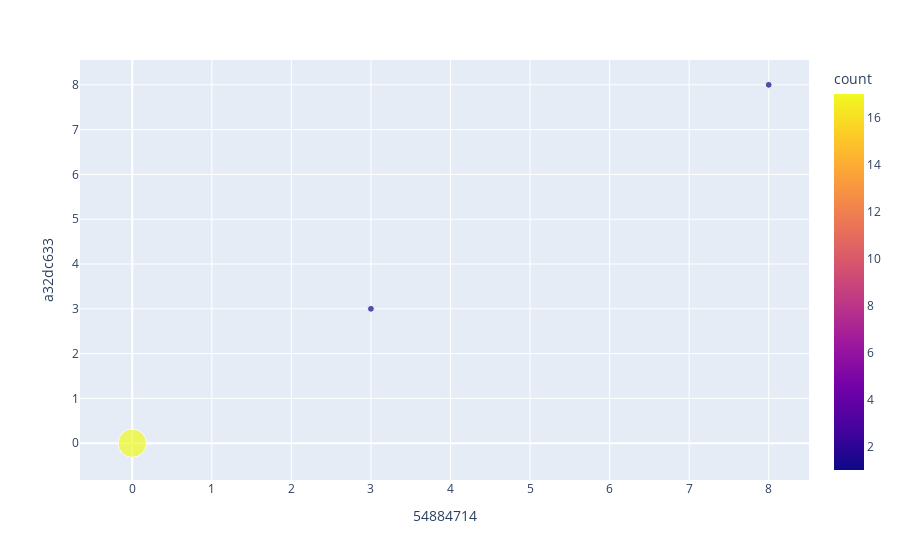

This figure's notebook cell:
### Code cell
xAxis = '54884714'
yAxis = 'a32dc633'
dfBroker19_3 = [df for df in dfList if df['name'] == 'abb-edge-19-broker-3'][0]
dfT1 = transposeData(dfBroker19_3['data'], '60T')
df1 = pd.DataFrame(dfT1, columns=[xAxis, yAxis])

df2 = df1.groupby([xAxis, yAxis]).size().reset_index(name='count')
display(df2)
fig = px.scatter(df2, x = xAxis, y = yAxis, size='count', color="count")
fig.show()

### Figure 1 — Plotly figure (JSON) as saved in the notebook; plotly's stock layout.template omitted (floating-point values rounded to 4 significant figures)
{"data": [{"hovertemplate": "54884714=%{x}<br>a32dc633=%{y}<br>count=%{marker.color}<extra></extra>", "legendgroup": "", "marker": {"color": [17, 1, 1], "coloraxis": "coloraxis", "size": [17, 1, 1], "sizemode": "area", "sizeref": 0.0425, "symbol": "circle"}, "mode": "markers", "name": "", "orientation": "v", "showlegend": false, "type": "scatter", "x": [0, 3, 8], "xaxis": "x", "y": [0, 3, 8], "yaxis": "y"}], "layout": {"coloraxis": {"colorbar": {"title": {"text": "count"}}, "colorscale": [[0, "#0d0887"], [0.1111, "#46039f"], [0.2222, "#7201a8"], [0.3333, "#9c179e"], [0.4444, "#bd3786"], [0.5556, "#d8576b"], [0.6667, "#ed7953"], [0.7778, "#fb9f3a"], [0.8889, "#fdca26"], [1, "#f0f921"]]}, "legend": {"itemsizing": "constant", "tracegroupgap": 0}, "margin": {"t": 60}, "xaxis": {"anchor": "y", "domain": [0, 1], "title": {"text": "54884714"}}, "yaxis": {"anchor": "x", "domain": [0, 1], "title": {"text": "a32dc633"}}}}
